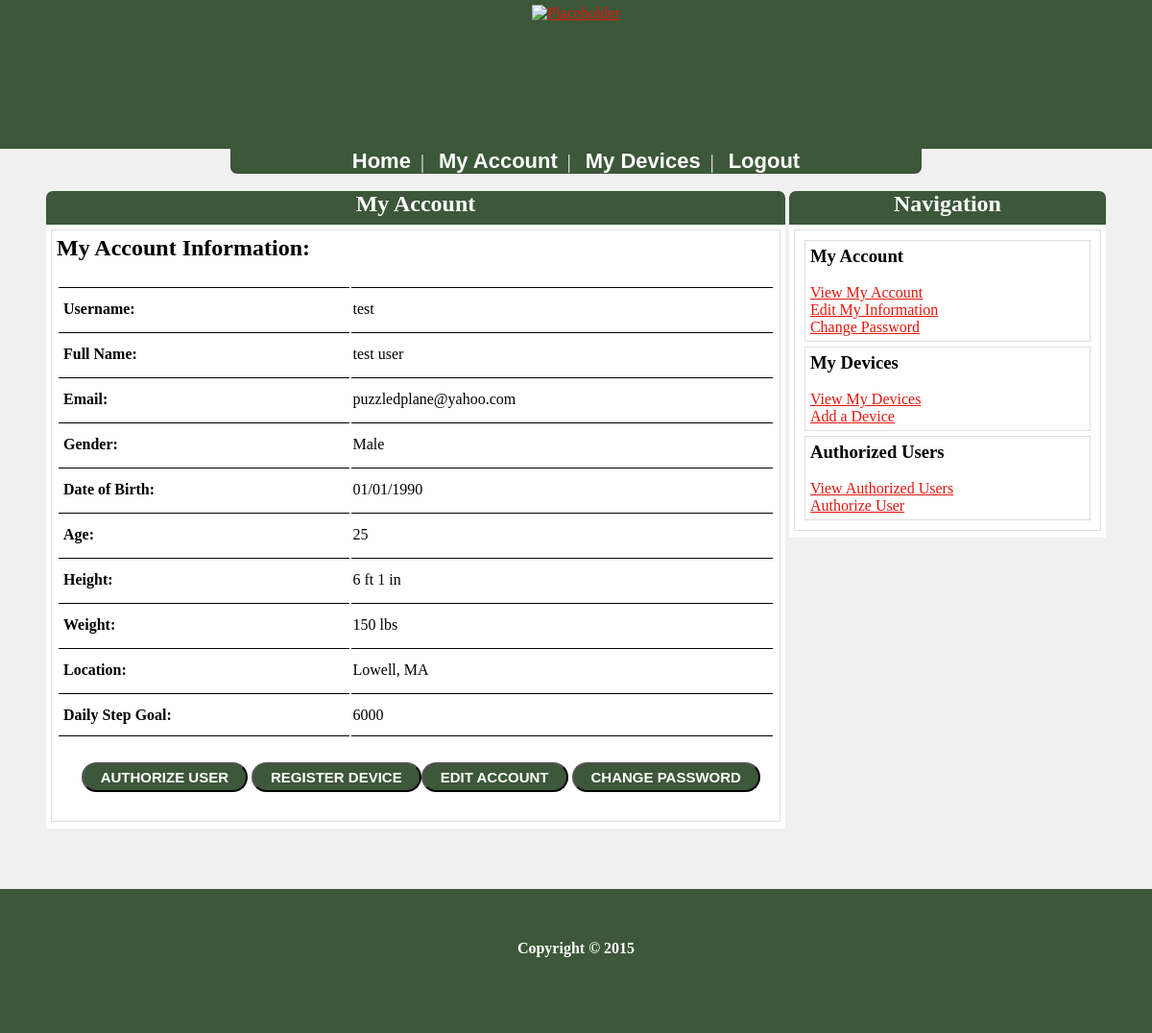
Page /account.php (signed in) on the committed database.
### tables this page shows
CREATE TABLE IF NOT EXISTS `users` (
  `ID` int(11) NOT NULL,
  `Username` varchar(150) NOT NULL,
  `Password` varchar(150) NOT NULL,
  `Salt` varchar(250) NOT NULL,
  `Name` varchar(150) NOT NULL,
  `Email` varchar(150) NOT NULL,
  `Gender` varchar(50) NOT NULL,
  `DOB` varchar(50) NOT NULL,
  `Height` varchar(50) NOT NULL,
  `Weight` varchar(50) NOT NULL,
  `Location` varchar(150) NOT NULL,
  `Authorize` varchar(255) DEFAULT '',
  `StepGoal` int(11) NOT NULL DEFAULT '6000',
  `API_Key` varchar(15) NOT NULL
);

### account.php (the view, shortened to what this page needs)
<?php
	include('./config.php');
	if(empty($_SESSION['SE_User_Username']) || empty($_SESSION['SE_User_ID']))
	{
		$_SESSION['SE_User_Error'] = "You must sign in first.";
		header("location: login.php");
	}
	else
	{
		$id = $_SESSION['SE_User_ID'];
		echo '
			<!DOCTYPE html>
				<html>
				<head>
				<meta charset="UTF-8">
				<title>My Account</title>
					<link rel="stylesheet" href="./templates/main/style.css">
					<script src="https://ajax.googleapis.com/ajax/libs/jquery/2.1.3/jquery.min.js"></script>
					<link rel="stylesheet" href="https://ajax.googleapis.com/ajax/libs/jqueryui/1.11.3/themes/smoothness/jquery-ui.css" />
					<script src="https://ajax.googleapis.com/ajax/libs/jqueryui/1.11.3/jquery-ui.min.js"></script>
				</head>
					<body>';
						include('./templates/main/header.php');
						include('./includes/navigation.php');
		echo'				<div id="content">
							<table id="mainframe">
								<tr>
									<td class="maincontent">
											';
											if ($_GET['action'] == 'edit')
											{
												if ($_GET['task'] == 'submit')
												{
													$current = mysqli_real_escape_string($con, $_POST['password']);
													$name = mysqli_real_escape_string($con, $_POST['name']);
													$email = mysqli_real_escape_string($con, $_POST['email']);
													$gender = mysqli_real_escape_string($con, $_POST['gender']);
													$dob = mysqli_real_escape_string($con, $_POST['dob']);
													$heightft = mysqli_real_escape_string($con, $_POST['heightft']);
													$heightinches = mysqli_real_escape_string($con, $_POST['heightinches']);
													$height = $heightft . " ft " . $heightinches . " in ";
													$weight = mysqli_real_escape_string($con, $_POST['weight']);
													$location = mysqli_real_escape_string($con, $_POST['location']);
													$stepgoal = mysqli_real_escape_string($con, $_POST['stepgoal']);
													$sql="SELECT * FROM users WHERE ID='$id'";
													$result=mysqli_query($con, $sql);
													while ($row = mysqli_fetch_array($result))
													{
														$currenthash = hash('sha256', $row['Salt'] . hash('sha256', $current));
														if ($currenthash == $row['Password'])
														{
															$query = "UPDATE users SET Name = '$name', Email='$email',
															Gender = '$gender', DOB = '$dob', Height = '$height', Weight = '$weight', Location = '$location', StepGoal = '$stepgoal' WHERE ID = '$id'";
																if(mysqli_query($con, $query))
																{
																	$_SESSION['SE_User_Error'] = "";
																	$_SESSION['SE_User_Name'] = $name;
																	echo '<div id="EditAccount" class="module">
																				<div class="frameheader"><h2>Account Edited</h2></div>
																				<ul>
																					<li class="box">
																						<p>Your Account was edited successfully.
																						<br />
																						<br />
																						<a href="account.php">Click Here</a> to go back to My Account.</p>
																					</li>
																				</ul>
																		</div>';
																}
																else
																{
																	die('Error: ' . mysqli_error($con));
																}
														}
														else
														{
															$_SESSION['SE_User_Error'] = "Incorrect Current Password. Please try again";
															header('Location: account.php?action=edit');
															exit;
														}
													}
												}
												else
												{
													echo' 	<div id="EditAccount" class="module">
																<div class="frameheader"><h2>Edit Account</h2></div>
																<ul>
																	<li class="box">
																		<h2>Edit My Account</h2>
																			<br />';
																			if(!empty($_SESSION['SE_User_Error']))
																			{
																				echo '<span class="error">'.$_SESSION['SE_User_Error'].'</span>
																				  <br />
																				  <br />';
																			}
																			$query = "SELECT * FROM users WHERE ID = '$id'";
																			if ($result = mysqli_query($con, $query))
																			{
																				$row = mysqli_fetch_array($result);
																				mysqli_free_result($result);
																			}
																			else
																			{
																				die('Error:' . mysqli_error($con));
																			}
																	echo'	<form method="post" action="account.php?action=edit&task=submit">
																				<table id="editAccount">
																					<tr>
																						<td>Username: <span class="required">*</span></td>
																						<td>'.$row['Username'].'</td>
																					</tr>
																					<tr>
																						<td>Current Password: <span class="required">*</span></td>
																						<td><input class="styled" type="password" name="password" required></td>
																					</tr>
																					<tr>
																						<td>Full Name: <span class="required">*</span></td>
																						<td><input class="styled" type="text" name="name" value="'.$row['Name'].'" required></td>
																					</tr>
																					<tr>
																						<td>Email: <span class="required">*</span></td>
																						<td><input class="styled" type="email" name="email" value="'.$row['Email'].'" required></td>
																					</tr>
																					<tr>
																						<td>Gender: <span class="required">*</span></td>
																						<td>
																							<select class="styled" name="gender" required>';
																								if ($row['Gender'] == 'Male')
																								{
																									echo '<option value="Male" selected>Male</option>';
																								}
																								else
																								{
																									echo '<option value="Male">Male</option>';
																								}
																								if ($row['Gender'] == 'Female')
																								{
																									echo '<option value="Female" selected>Female</option>';
																								}
																								else
																								{
																									echo '<option value="Female">Female</option>';
																								}
																				echo'		</select>
																						</td>
																					</tr>
																					<tr>
																						<td>Date of Birth
																						<br />
																						(MM/DD/YYYY): <span class="required">*</span></td>
																						<td><input class="styled" type="text" name="dob" value="'.$row['DOB'].'" required pattern="^(0[1-9]|1[012])[/](0[1-9]|[12][0-9]|3[01])[/](19|20)\d\d"></td>
																					</tr>';
																					$heightfeet = explode(' ft ', $row['Height']);
																			echo'	<tr>
																						<td>Height: <span class="required">*</span></td>
																						<td><input class="height" type="text" name="heightft" value="'.$heightfeet[0].'" required> feet <input class="height" type="text" name="heightinches" value="" required> inches</td>
																					</tr>
																					<tr>
																						<td>Weight: <span class="required">*</span></td>
																						<td><input class="height" type="text" name="weight" value="'.$row['Weight'].'" required> lbs</td>
																					</tr>
																					<tr>
																						<td>Location (City, State): <span class="required">*</span></td>
																						<td><input class="styled" type="text" name="location" value="'.$row['Location'].'" required></td>
																					</tr>
																					<tr>
																						<td>Daily Step Goal: <span class="required">*</span></td>
																						<td><input class="styled" type="text" name="stepgoal" value="'.$row['StepGoal'].'" required></td>
																					</tr>
																				</table>
																				<br />
																				<br />
																				<input type="submit" value="Submit">
																		</form>
																	</li>
																</ul>
															</div>';
												}
											}
											else
											{
												$index = 0;
												$titles_array = array("Username:", "Full Name:", "Email:", "Gender:", "Date of Birth:", "Height:", "Weight:", "Location:", "Daily Step Goal:");
												$data_array = array("Username", "Name", "Email", "Gender", "DOB", "Height", "Weight", "Location", "StepGoal");
												$sql="SELECT * FROM users WHERE ID = '$id'";
												if($result = mysqli_query($con, $sql))
												{
													echo' 	<div id="Account" class="module">
														<div class="frameheader"><h2>My Account</h2></div>
															<ul>
																<li class="box">
																	<h2>My Account Information:</h2>
																	<table id="myAccount">';
																		while($row = mysqli_fetch_array($result))
																		{
																			foreach ($data_array as $val)
																			{
																				echo '	<tr>';
																						if (sizeof($data_array) == ($index + 1))
																						{
																							echo '<td class ="lastAccountHeader">'.$titles_array[$index].'</td>';
																						}
																						else
																						{
																							echo '<td class ="accountHeader">'.$titles_array[$index].'</td>';
																						}
																						if ($val == 'DOB')
																						{
																							echo '<td class ="accountData">'.$row[$val].'</td>
																									</tr>
																									<tr>
																										<td class ="accountHeader">Age:</td>
																										<td class ="accountData">'.date_diff(date_create($row[$val]), date_create('today'))->y.'</td>
																									</tr>';
																						}
																						elseif ($val == 'Weight')
																						{
																							echo '<td class = "accountData">'.$row[$val].' lbs</td>';
																							echo'</tr>';
																						}
																						elseif (sizeof($data_array) == ($index + 1))
																						{
																							echo '<td class = "lastAccountData">'.$row[$val].'</td>';
																							echo'</tr>';
																						}
																						else
																						{
																							echo '<td class = "accountData">'.$row[$val].'</td>';
																							echo'</tr>';
																						}
																				$index++;
																			}
																		}
													echo'			</table>
																	<div class="buttonRow">
																		<a href="authorize.php?action=add"><button class="styled">Authorize User</button></a> <a href="device.php?action=add"><button class="styled">Register Device</button></a><a href="account.php?action=edit"><button class="styled">Edit Account</button></a> <a href="account.php?action=changepassword"><button class="styled">Change Password</button></a>
																	</div>
																</li>
															</ul>
														</div>';
												}
												else
												{
													die('Error:' . mysqli_error($con));
												}
											}
		echo'						</td>';
								include('./includes/sidebar.right.php');
		echo'					</tr>
							</table>
						</div>';
						include('./templates/main/footer.php');
echo'				</body>
				</html>';
	}
?>

### templates/main/style.css (style rules this page uses)
h1, h2, h3, h4, h5, h6, li, html, body, div, ul, li { margin: 0px; padding: 0px; }
html, body { height: 100%; }
body { background-color: #F0F0F0; height: 100%; width: 100%; }
a:link { color: #E3170D; }
table#mainframe { margin-left: auto; margin-right: auto; min-height: 100%; width: 1110px; padding-top: 15px; vertical-align: top; }
td.maincontent { min-width: 700px; max-width: 700px; vertical-align: top; }
div.frameheader { border-top-left-radius: 7px; border-top-right-radius: 7px; height: 35px; background-color: #3C5739; color: #ffffff; text-align: center; margin: 0px; padding: 0px; }
div#content { min-height: 61%; height: auto !important; }
div.module { border-top-left-radius: 7px; border-top-right-radius: 7px; padding-bottom: 2px; background-color: #ffffff; color: #000000; margin-bottom: 10px; }
li.box { list-style: none; padding: 5px; border:#dedede solid 1px; margin: 5px; background-color: #FFFFFF; color: #000000; text-align: left; }
table#myAccount { width: 100%; padding-top: 25px; padding-bottom: 25px; }
table#myAccount tr { height: 45px; }
td.accountHeader { font-weight: bold; padding-left: 5px; border-top: 1px solid #000000; }
td.accountData { border-top: 1px solid black; }
td.lastAccountHeader { font-weight: bold; padding-left: 5px; border-top: 1px solid #000000; border-bottom: 1px solid #000000; }
td.lastAccountData { border-top: 1px solid #000000; border-bottom: 1px solid #000000; }
div.buttonRow { text-align: right; padding-right: 15px; padding-bottom: 25px; }
input[type=submit],button.styled { -webkit-box-sizing: content-box; -moz-box-sizing: content-box; box-sizing: content-box; cursor: pointer; padding: 5px 18px; -webkit-border-radius: 30px; border-radius: 30px; font: normal normal bold 15px/normal "Battambang", Helvetica, sans-serif; color: #FFFFFF; text-align: center; text-transform: uppercase; -o-text-overflow: clip; text-overflow: clip; background: #3C5739; -webkit-transition: background 0.2s cubic-bezier(0.25, 0.25, 0.75, 0.75); -moz-transition: background 0.2s cubic-bezier(0.25, 0.25, 0.75, 0.75); -o-transition: background 0.2s cubic-bezier(0.25, 0.25, 0.75, 0.75); transition: background 0.2s cubic-bezier(0.25, 0.25, 0.75, 0.75); }

### rows in the picture
users: index "Username:", Username "test", index "Full Name:", Name "test user", index "Email:", Email "puzzledplane@yahoo.com", index "Gender:", Gender "Male", index "Date of Birth:", DOB "01/01/1990", DOB "25", index "Height:", Height "6 ft 1 in", index "Weight:", Weight "150", index "Location:", Location "Lowell, MA", index "Daily Step Goal:", StepGoal "6000"
